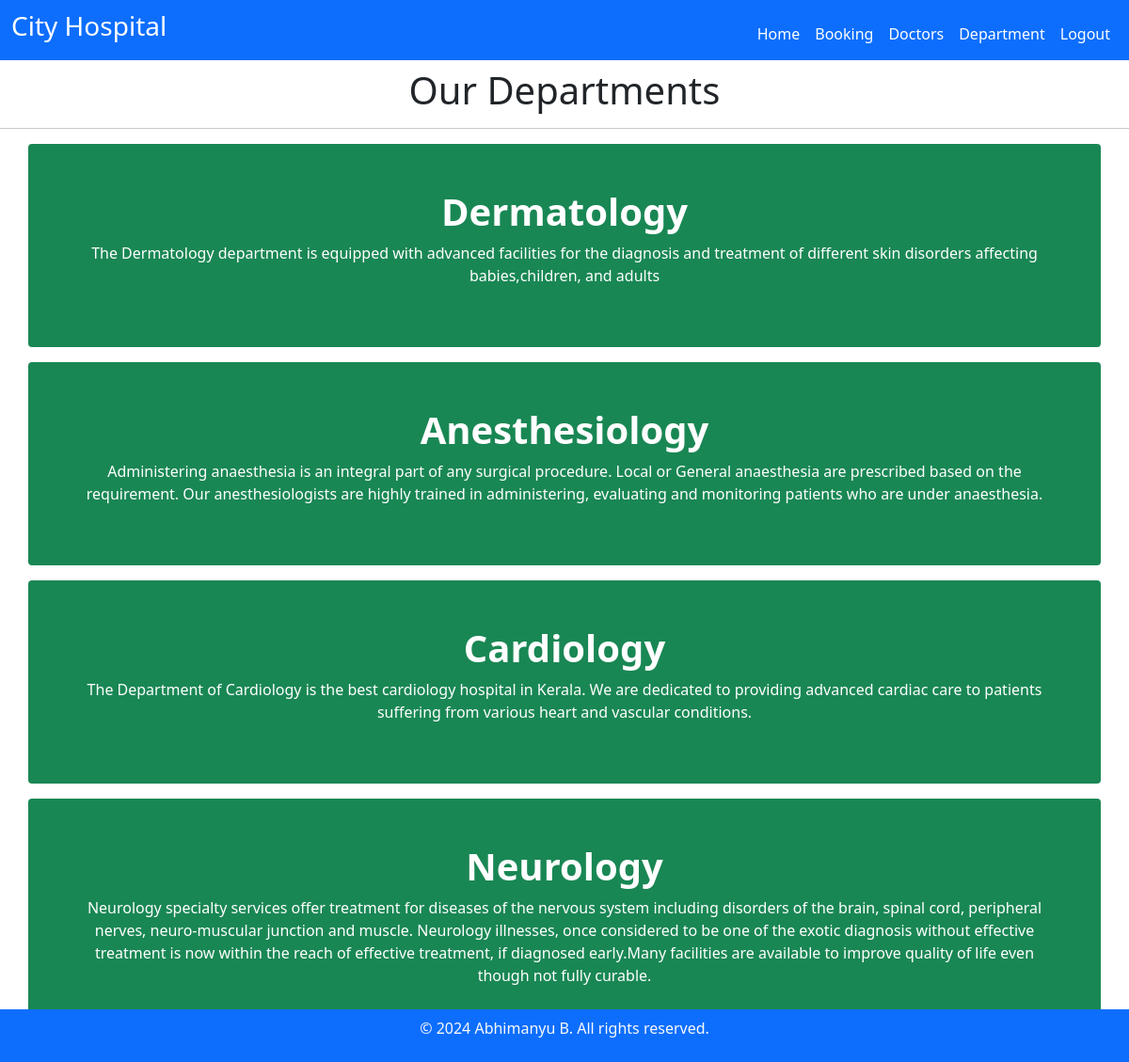
Page /department/ on the committed database.
### home/models.py (models this page shows, shortened)
class departments(models.Model):
    dep_name = models.CharField(max_length=100)
    dep_description = models.TextField()

### home/views.py (the view)
# urls.py: path('department/',views.department,name='department'),
def department(request):
    dict_dept = {
        'dept':departments.objects.all()
    }
    return render(request,'department.html',dict_dept)

### templates/department.html
{% extends 'base.html' %}
{% block content %}
<h1 class="text-center mt-5">Our Departments</h1>
<hr>
{% for d in dept %}
<div class="container mx-auto w-55 bg-success text-center text-white p-5 my-3 border-waring rounded">
    <div class="container">
    <h1 class="fw-bold">{{d.dep_name}}</h1>
</div>
    <p>{{d.dep_description}}</p>
</div>
{% endfor %}
{% endblock %}

### rows in the picture
departments: dep_name "Dermatology", dep_description "The Dermatology department is equipped with advanced facilities for the diagnosis and treatment of different skin disorders affecting babies,children, and adults"
departments: dep_name "Anesthesiology", dep_description "Administering anaesthesia is an integral part of any surgical procedure. Local or General anaesthesia are prescribed based on the requirement. Our anesthesiologists are highly trained in administering, evaluating and monitoring patients who are under anaesthesia."
departments: dep_name "Cardiology", dep_description "The Department of Cardiology is the best cardiology hospital in Kerala. We are dedicated to providing advanced cardiac care to patients suffering from various heart and vascular conditions."
departments: dep_name "Neurology", dep_description "Neurology specialty services offer treatment for diseases of the nervous system including disorders of the brain, spinal cord, peripheral nerves, neuro-muscular junction and muscle. Neurology illnesses, once considered to be one of the exotic diagnosis without effective treatment is now within the reach of effective treatment, if diagnosed early.Many facilities are available to improve quality of life even though not fully curable."
